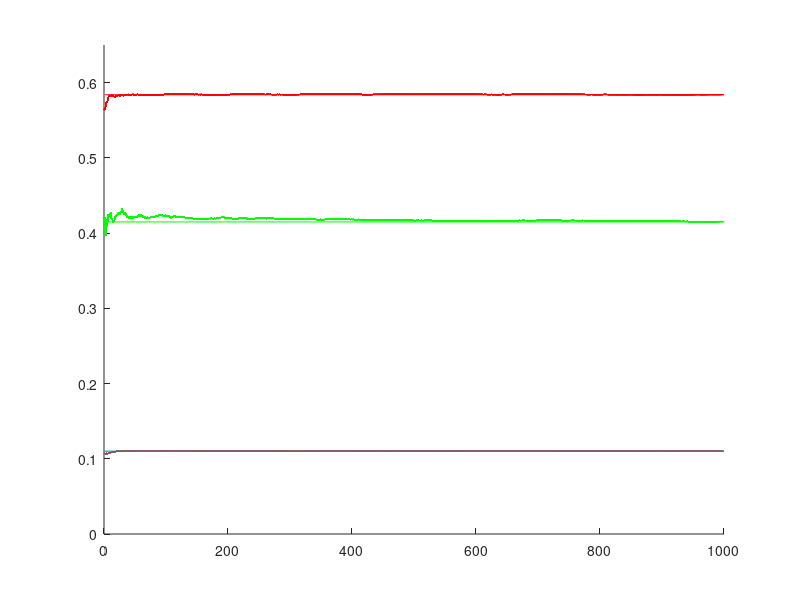

The MATLAB source for this figure:
% Metody teoretyczne

clc

clear

N=1; T=2; % falsz, prawda

pW(T)=0.002;
pU(T)=0.5;
pT(T)=0.06;

pW(N)=1-pW(T);
pU(N)=1-pU(T);
pT(N)=1-pT(T);

pwSWU(T,N,N)=0.02;
pwSWU(T,N,T)=0.2;
pwSWU(T,T,N)=0.07;
pwSWU(T,T,T)=0.3;

pwSWU(N,N,N)=1-pwSWU(T,N,N);
pwSWU(N,N,T)=1-pwSWU(T,N,T);
pwSWU(N,T,N)=1-pwSWU(T,T,N);
pwSWU(N,T,T)=1-pwSWU(T,T,T);


pwAT(T,N)=0.01;
pwAT(T,T)=0.1;

pwAT(N,N)=1-pwAT(T,N);
pwAT(N,T)=1-pwAT(T,T);



pwZSA(T,N,N)=0.11;
pwZSA(T,N,T)=0.9;
pwZSA(T,T,N)=0.4;
pwZSA(T,T,T)=0.95;

pwZSA(N,N,N)=1-pwZSA(T,N,N);
pwZSA(N,N,T)=1-pwZSA(T,N,T);
pwZSA(N,T,N)=1-pwZSA(T,T,N);
pwZSA(N,T,T)=1-pwZSA(T,T,T);



for Z=1:2

    for S=1:2

        for A=1:2

            for W=1:2

                for U=1:2
                  
                   for T=1:2
                   
                      p(Z,S,A,W,U,T)=pwAT(A,T)*pwSWU(S,W,U)*pwZSA(Z,S,A)*pW(W)*pU(U) *pT(T);

                    end
                end

            end

        end

    end

end

sum(sum(sum(sum(sum(sum(p))))))

% P(S)

pS=sum(sum(sum(sum(sum(p(:,2,:,:,:,:))))))

%  P(U|Z) = P(U,Z)/P(Z)

pwUZ=sum(sum(sum(sum(sum(p(2,:,:,:,2,:)))))) / sum(sum(sum(sum(sum(p(2,:,:,:,:,:))))))

% P(U|Z,T) = P(U,Z,T)/P(Z, T)

%pwUZT=sum(sum(sum(sum(sum(p(2,:,:,:,2,2)))))) / sum(sum(sum(sum(sum(p(2,:,:,:,:,2))))))

%P(A|Z,T) = P(A,Z,T)/P(Z, T)
pwAZT=sum(sum(sum(sum(sum(p(2,:,2,:,:,2)))))) / sum(sum(sum(sum(sum(p(2,:,:,:,:,2))))))

% -------------------------------------------------------




% Metody Monte Carlo


K=10000; % jednorazowa porcja taktow
srp_uz=0; % poczatkowy wynik P(A|S)
srp_s=0; % poczatkowy wynik P(A)
srp_uzt=0;
srp_azt=0;

close
hold on

plot([1 1000],[pS pS])
plot([1 1000],[pwUZ pwUZ],'r')
%plot([1 1000],[pwUZT pwUZT],'g')
plot([1 1000],[pwAZT pwAZT],'g')
axis([0 1000 0 0.65]) % zadanie skali rysunku





for j=1:1000

    w=rand(1,K)<pW(T);
    u=rand(1,K)<pU(T);
    
    sNN=rand(1,K)<pwSWU(T,N,N);
    sNT=rand(1,K)<pwSWU(T,N,T);
    sTN=rand(1,K)<pwSWU(T,T,N);
    sTT=rand(1,K)<pwSWU(T,T,T);
    s=(w&u&sTT)|(w&~u&sTN)|(~w&u&sNT)|(~w&~u&sNN);

    
    t=rand(1,K)<pT(T);

    
    aN=rand(1,K)<pwAT(T,N);
    aT=rand(1,K)<pwAT(T,T);
    a=(t&aT)|(~t&aN);

    zNN=rand(1,K)<pwZSA(T,N,N);
    zNT=rand(1,K)<pwZSA(T,N,T);
    zTN=rand(1,K)<pwZSA(T,T,N);
    zTT=rand(1,K)<pwZSA(T,T,T);
    z=(s&a&zTT)|(s&~a&zTN)|(~s&a&zNT)|(~s&~a&zNN);

    
    
    % Obliczenie P(S)
    pa_mc=sum(s)/K;
    sr_s(j)=srp_s+(pa_mc-srp_s)/j;
    srp_s=sr_s(j);
    plot([1:j],sr_s)


    
    % Obliczenie P(U|Z)
    uz=u&z;
    pwas_mc=sum(uz)/sum(z); % obliczenie czestosci dla biezacej porcji taktow
    sr_uz(j)=srp_uz+(pwas_mc-srp_uz)/j; % obliczenie czestosci dla wszystkich dotychczasowych taktow (znany wzor iteracyjny)
    srp_uz=sr_uz(j);
    plot([1:j],sr_uz,'r');

    
    
   % Obliczenie P(U|Z,T)

    uzt=u&z&t;
    zt=z&t;
    pwas_mc=sum(uzt)/sum(zt); % obliczenie czestosci dla biezacej porcji taktow
    sr_uzt(j)=srp_uzt+(pwas_mc-srp_uzt)/j; % obliczenie czestosci dla wszystkich dotychczasowych taktow (znany wzor iteracyjny)
    srp_uzt=sr_uzt(j);
    
   %plot([1:j],sr_uzt,'g');
   
   
   % Obliczenie P(A|Z,T)

    azt=a&z&t;
    zt=z&t;
    pwas_mc=sum(azt)/sum(zt); % obliczenie czestosci dla biezacej porcji taktow
    sr_azt(j)=srp_azt+(pwas_mc-srp_azt)/j; % obliczenie czestosci dla wszystkich dotychczasowych taktow (znany wzor iteracyjny)
    srp_azt=sr_azt(j);
    
   plot([1:j],sr_azt,'g');

      

    pause(0.001)
  

end







